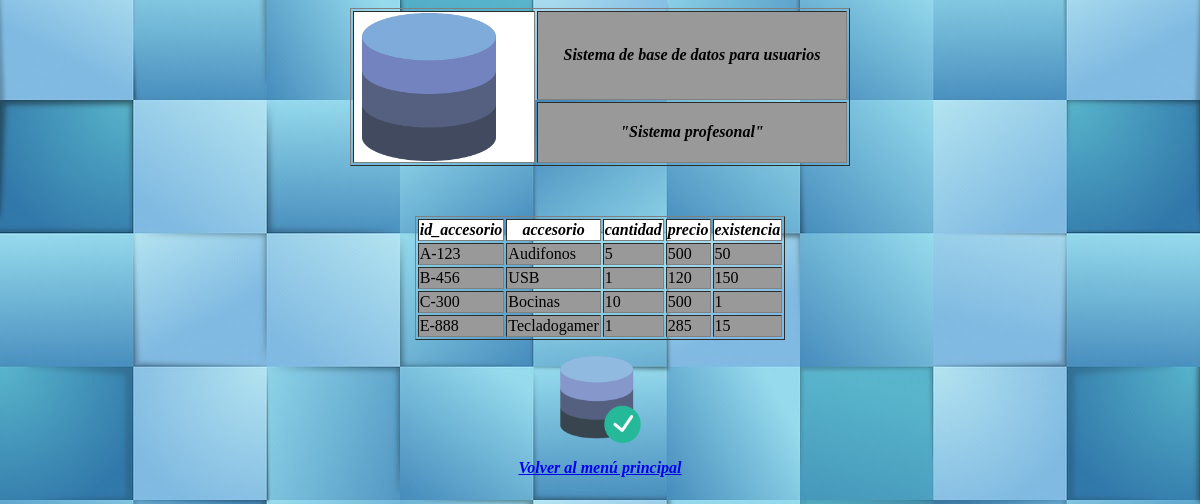
Screenshot of /datos.php with the database file from the repository.
### tables this page shows
CREATE TABLE IF NOT EXISTS `elviro_pc` (
  `id_accesorio` varchar(10) NOT NULL,
  `accesorio` varchar(30) NOT NULL,
  `cantidad` int(5) NOT NULL,
  `precio` float NOT NULL,
  `existencia` int(5) NOT NULL,
  PRIMARY KEY (`id_accesorio`)
);

### datos.php (the view, shortened to what this page needs)
<?php require_once('Connections/elviro_dominguez.php'); ?>
<?php
$query_Recordset1 = "SELECT * FROM elviro_pc";
$Recordset1 = mysql_query($query_Recordset1, $elviro_dominguez) or die(mysql_error());
$row_Recordset1 = mysql_fetch_assoc($Recordset1);
?>
<!DOCTYPE html PUBLIC "-//W3C//DTD XHTML 1.0 Transitional//EN" "http://www.w3.org/TR/xhtml1/DTD/xhtml1-transitional.dtd">
<html xmlns="http://www.w3.org/1999/xhtml">
<head>
</head>
<body>
<table width="500" border="1" align="center">
  <tr>
    <td colspan="2" rowspan="2" bgcolor="#FFFFFF"><img src="imagenes/Base de datos.png" width="148" height="148" /></td>
    <td width="255" height="81" colspan="2" bgcolor="#999999" class="titulo">Sistema de base de datos para usuarios</td>
  </tr>
  <tr>
    <td height="55" colspan="2" bgcolor="#999999" class="sistema">&quot;Sistema profesonal&quot;</td>
  </tr>
</table>
<p>&nbsp;</p>
<table border="1" align="center">
  <tr>
    <td bgcolor="#FFFFFF" class="id_accesorio">id_accesorio</td>
    <td bgcolor="#FFFFFF" class="accesorio">accesorio</td>
    <td bgcolor="#FFFFFF" class="cantidad">cantidad</td>
    <td bgcolor="#FFFFFF" class="precio">precio</td>
    <td bgcolor="#FFFFFF" class="existencia">existencia</td>
  </tr>
  <?php do { ?>
    <tr>
      <td bgcolor="#999999"><?php echo $row_Recordset1['id_accesorio']; ?></td>
      <td bgcolor="#999999"><?php echo $row_Recordset1['accesorio']; ?></td>
      <td bgcolor="#999999"><?php echo $row_Recordset1['cantidad']; ?></td>
      <td bgcolor="#999999"><?php echo $row_Recordset1['precio']; ?></td>
      <td bgcolor="#999999"><?php echo $row_Recordset1['existencia']; ?></td>
    </tr>
    <?php } while ($row_Recordset1 = mysql_fetch_assoc($Recordset1)); ?>
</table>
<p class="volver"><span class="volver"><span class="volver"><a href="index.php"><img src="imagenes/Datos.png" width="85" height="87" /></a></span></span></p>
<p class="volver"><span class="volver"><span class="volver"><a href="index.php">Volver al menú principal</a></span></span></p>
<p>&nbsp;</p>
</body>
</html>

### datos.php (style rules this page uses)
.sistema { text-align: center; font-weight: bold; font-style: italic; font-family: "Comic Sans MS", cursive; }
.titulo { text-align: center; font-weight: bold; font-style: italic; font-family: "Comic Sans MS", cursive; }
.id_accesorio { text-align: center; font-style: italic; font-weight: bold; font-family: "Comic Sans MS", cursive; }
.accesorio { text-align: center; font-style: italic; font-weight: bold; font-family: "Comic Sans MS", cursive; }
.cantidad { text-align: center; font-style: italic; font-weight: bold; font-family: "Comic Sans MS", cursive; }
.precio { text-align: center; font-style: italic; font-weight: bold; font-family: "Comic Sans MS", cursive; }
.existencia { text-align: center; font-style: italic; font-weight: bold; font-family: "Comic Sans MS", cursive; }
body { background-image: url(imagenes/fondo%20azul.jpg); }
.volver { text-align: center; font-style: italic; }
.volver { font-weight: bold; }
.volver { font-family: "Comic Sans MS", cursive; }

### rows the page displays
elviro_pc: id_accesorio "A-123", accesorio "Audifonos", cantidad "5", precio "500", existencia "50"
elviro_pc: id_accesorio "B-456", accesorio "USB", cantidad "1", precio "120", existencia "150"
elviro_pc: id_accesorio "C-300", accesorio "Bocinas", cantidad "10", precio "500", existencia "1"
elviro_pc: id_accesorio "E-888", accesorio "Tecladogamer", cantidad "1", precio "285", existencia "15"
